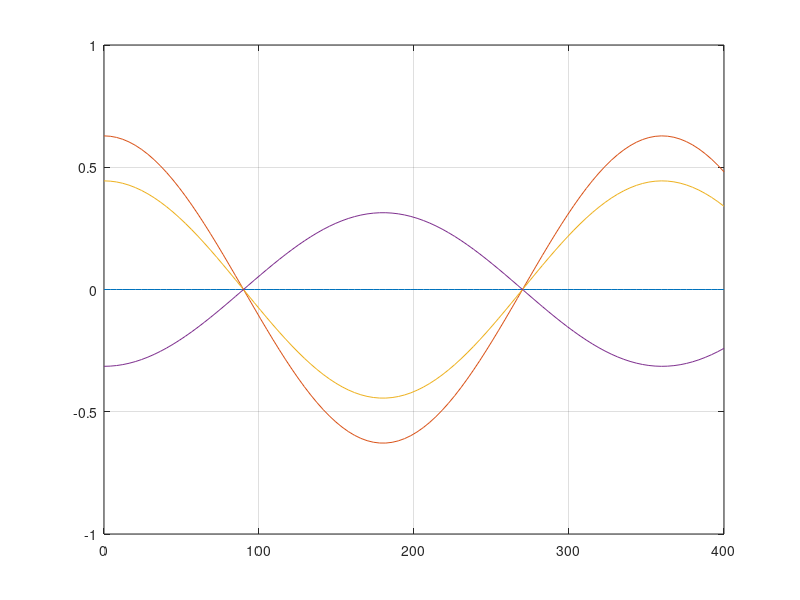

MATLAB code to generate this figure:
% Parameters
N_s = 100; % turns
l_g = 1e-3; % m
mu_0 = 4*pi*1e-7;

% Calculations
% a)
B_a_0 = mu_0*N_s/2/l_g*10*sind(0)
B_a_90 = mu_0*N_s/2/l_g*10*sind(90)
B_a_135 = mu_0*N_s/2/l_g*10*sind(135)
B_a_210 = mu_0*N_s/2/l_g*10*sind(210)
% b)
Dist = 2

theta = linspace(0,400);
B_a = mu_0*N_s*cosd(theta)/2/l_g*10*sind(0);
B_b = mu_0*N_s*cosd(theta)/2/l_g*10*sind(90);
B_c = mu_0*N_s*cosd(theta)/2/l_g*10*sind(135);
B_d = mu_0*N_s*cosd(theta)/2/l_g*10*sind(210);

plot(theta,B_a);
grid on;
hold on;
plot(theta,B_b);
plot(theta,B_c);
plot(theta,B_d);
